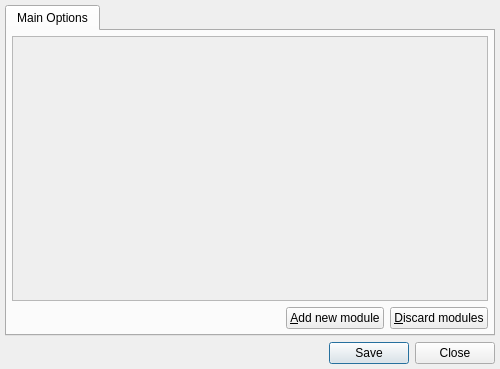
<ui version="4.0" >
 <class>OptionsDialog</class>
 <widget class="QDialog" name="OptionsDialog" >
  <property name="windowModality" >
   <enum>Qt::ApplicationModal</enum>
  </property>
  <property name="geometry" >
   <rect>
    <x>0</x>
    <y>0</y>
    <width>500</width>
    <height>369</height>
   </rect>
  </property>
  <property name="sizePolicy" >
   <sizepolicy vsizetype="MinimumExpanding" hsizetype="MinimumExpanding" >
    <horstretch>0</horstretch>
    <verstretch>0</verstretch>
   </sizepolicy>
  </property>
  <property name="minimumSize" >
   <size>
    <width>500</width>
    <height>350</height>
   </size>
  </property>
  <property name="acceptDrops" >
   <bool>true</bool>
  </property>
  <property name="windowTitle" >
   <string>Options</string>
  </property>
  <property name="windowIcon" >
   <iconset resource="../res/images.qrc" >
    <normaloff>:/file/system-run.png</normaloff>:/file/system-run.png</iconset>
  </property>
  <property name="sizeGripEnabled" >
   <bool>false</bool>
  </property>
  <property name="modal" >
   <bool>true</bool>
  </property>
  <layout class="QVBoxLayout" >
   <property name="margin" >
    <number>5</number>
   </property>
   <item>
    <widget class="QTabWidget" name="tabWidget" >
     <property name="cursor" >
      <cursorShape>ArrowCursor</cursorShape>
     </property>
     <property name="contextMenuPolicy" >
      <enum>Qt::PreventContextMenu</enum>
     </property>
     <property name="layoutDirection" >
      <enum>Qt::LeftToRight</enum>
     </property>
     <property name="autoFillBackground" >
      <bool>true</bool>
     </property>
     <property name="tabPosition" >
      <enum>QTabWidget::North</enum>
     </property>
     <property name="tabShape" >
      <enum>QTabWidget::Rounded</enum>
     </property>
     <property name="currentIndex" >
      <number>0</number>
     </property>
     <property name="elideMode" >
      <enum>Qt::ElideNone</enum>
     </property>
     <widget class="QWidget" name="tabMain" >
      <property name="geometry" >
       <rect>
        <x>0</x>
        <y>0</y>
        <width>486</width>
        <height>297</height>
       </rect>
      </property>
      <property name="sizePolicy" >
       <sizepolicy vsizetype="Ignored" hsizetype="Ignored" >
        <horstretch>0</horstretch>
        <verstretch>0</verstretch>
       </sizepolicy>
      </property>
      <attribute name="title" >
       <string>Main Options</string>
      </attribute>
      <attribute name="icon" >
       <iconset resource="../res/images.qrc" >
        <normaloff>:/net/dialog-information.png</normaloff>:/net/dialog-information.png</iconset>
      </attribute>
      <attribute name="toolTip" >
       <string>Plugin Control Page</string>
      </attribute>
      <layout class="QVBoxLayout" >
       <property name="margin" >
        <number>5</number>
       </property>
       <item>
        <widget class="QScrollArea" name="scrollAreaControl" >
         <property name="autoFillBackground" >
          <bool>false</bool>
         </property>
         <property name="widgetResizable" >
          <bool>true</bool>
         </property>
         <widget class="QWidget" name="scrollAreaWidgetContents" >
          <property name="geometry" >
           <rect>
            <x>0</x>
            <y>0</y>
            <width>472</width>
            <height>248</height>
           </rect>
          </property>
          <layout class="QVBoxLayout" name="verticalLayout" >
           <item>
            <spacer name="verticalSpacer" >
             <property name="orientation" >
              <enum>Qt::Vertical</enum>
             </property>
             <property name="sizeHint" stdset="0" >
              <size>
               <width>20</width>
               <height>40</height>
              </size>
             </property>
            </spacer>
           </item>
          </layout>
         </widget>
        </widget>
       </item>
       <item>
        <layout class="QHBoxLayout" >
         <item>
          <spacer>
           <property name="orientation" >
            <enum>Qt::Horizontal</enum>
           </property>
           <property name="sizeHint" stdset="0" >
            <size>
             <width>40</width>
             <height>20</height>
            </size>
           </property>
          </spacer>
         </item>
         <item>
          <widget class="QPushButton" name="pushButtonAdd" >
           <property name="sizePolicy" >
            <sizepolicy vsizetype="Fixed" hsizetype="Fixed" >
             <horstretch>0</horstretch>
             <verstretch>0</verstretch>
            </sizepolicy>
           </property>
           <property name="toolTip" >
            <string>Add new recognizer module</string>
           </property>
           <property name="text" >
            <string>&amp;Add new module</string>
           </property>
           <property name="icon" >
            <iconset resource="../res/images.qrc" >
             <normaloff>:/file/add.png</normaloff>:/file/add.png</iconset>
           </property>
           <property name="flat" >
            <bool>false</bool>
           </property>
          </widget>
         </item>
         <item>
          <widget class="QPushButton" name="pushButtonDiscard" >
           <property name="sizePolicy" >
            <sizepolicy vsizetype="Fixed" hsizetype="Fixed" >
             <horstretch>0</horstretch>
             <verstretch>0</verstretch>
            </sizepolicy>
           </property>
           <property name="toolTip" >
            <string>Discard all modules</string>
           </property>
           <property name="text" >
            <string>&amp;Discard modules</string>
           </property>
           <property name="icon" >
            <iconset resource="../res/images.qrc" >
             <normaloff>:/file/discard.png</normaloff>:/file/discard.png</iconset>
           </property>
          </widget>
         </item>
        </layout>
       </item>
      </layout>
     </widget>
    </widget>
   </item>
   <item>
    <widget class="QDialogButtonBox" name="buttonBox" >
     <property name="sizePolicy" >
      <sizepolicy vsizetype="Fixed" hsizetype="Ignored" >
       <horstretch>0</horstretch>
       <verstretch>0</verstretch>
      </sizepolicy>
     </property>
     <property name="toolTip" >
      <string/>
     </property>
     <property name="orientation" >
      <enum>Qt::Horizontal</enum>
     </property>
     <property name="standardButtons" >
      <set>QDialogButtonBox::Close|QDialogButtonBox::Save</set>
     </property>
     <property name="centerButtons" >
      <bool>false</bool>
     </property>
    </widget>
   </item>
  </layout>
 </widget>
 <resources>
  <include location="../res/images.qrc" />
 </resources>
 <connections>
  <connection>
   <sender>buttonBox</sender>
   <signal>rejected()</signal>
   <receiver>OptionsDialog</receiver>
   <slot>reject()</slot>
   <hints>
    <hint type="sourcelabel" >
     <x>310</x>
     <y>363</y>
    </hint>
    <hint type="destinationlabel" >
     <x>269</x>
     <y>302</y>
    </hint>
   </hints>
  </connection>
 </connections>
</ui>
